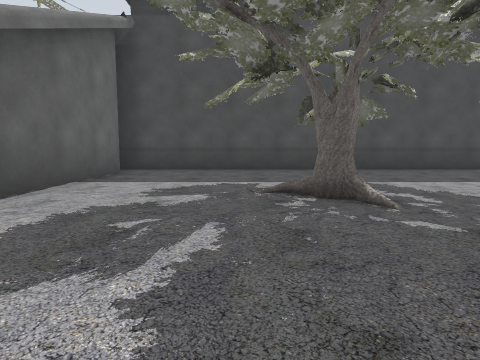
View 1 (above)

12 first-person views from a walk through a Gazebo world. The camera is 0.94 m above the floor, tilts 6° down and sees 75° across. The floor is counted in squares, 2 m on a side. Each view is taken from the middle of a square. On the plan, view 1 faces up. The plan holds only what a view shows up to about 9 squares ahead; the rest is blank. The place goes on beyond the plan. Some stock models are drawn as simple stand-ins.

View 2
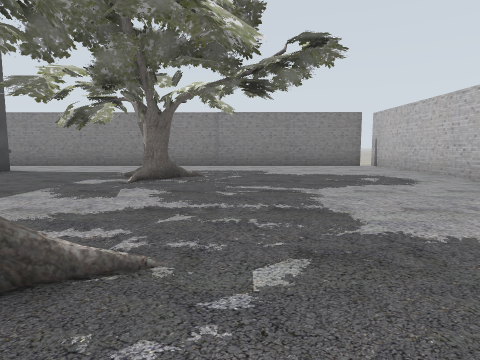

View 3
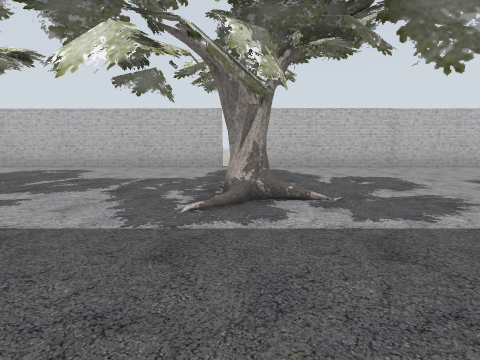

View 4
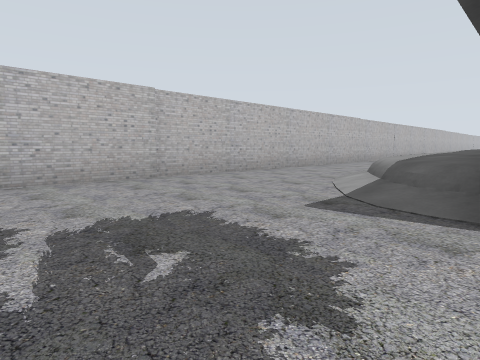

View 5
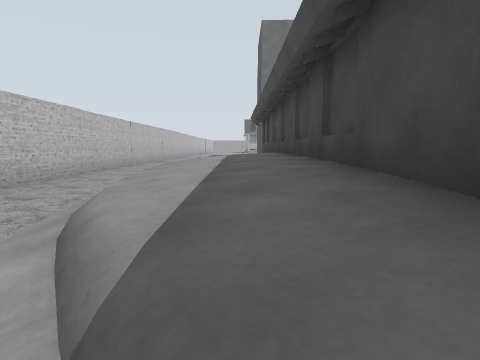

View 6
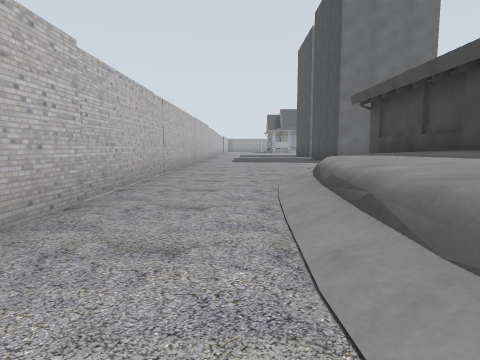

View 7
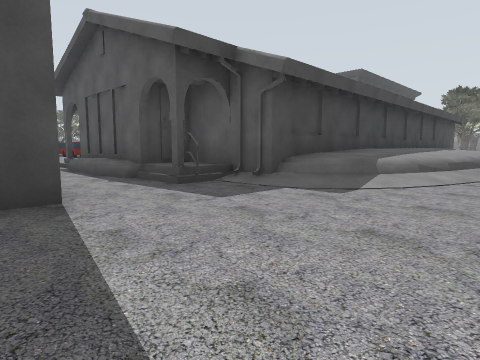

View 8
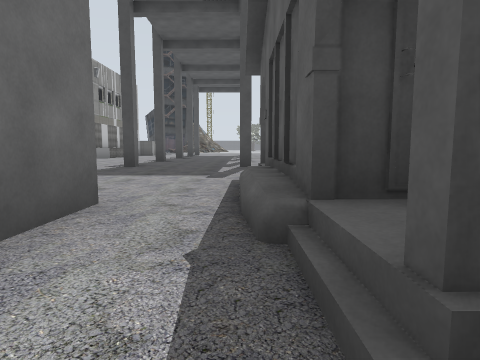

View 9
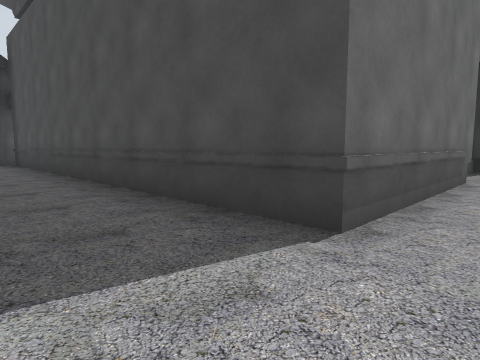

View 10
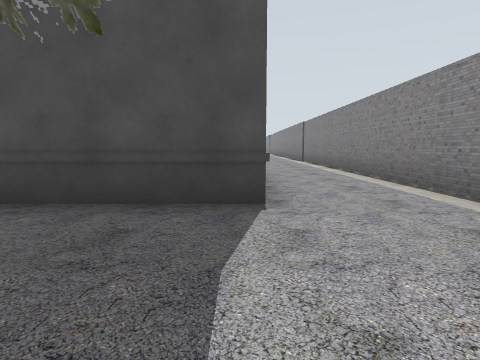

View 11
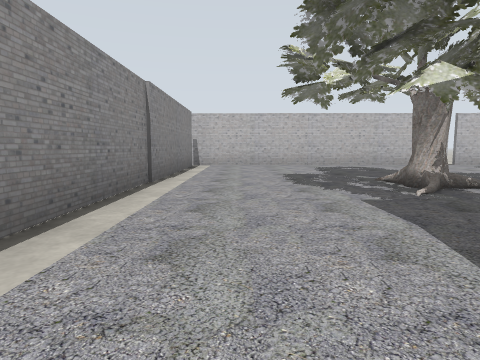

View 12
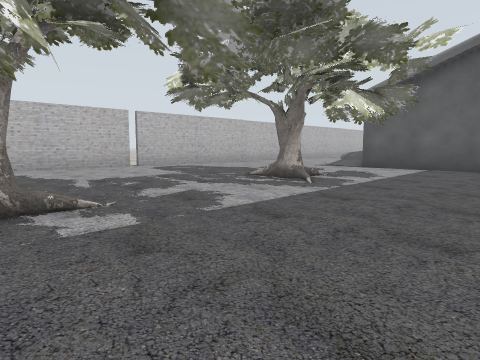

### Floor plan
Key: @ floor where view 1 was taken; # wall or solid block; x gap in a wall; . floor; / step, stairs or slope; = window, fence, low wall or low ledge; S shop; T oak tree; P grey post.
Columns run from 17 left of view 1 to 8 right of it. Each row starts with its distance up from view 1.
 13                         .#
 12 ...                    S.#
 11 P.P                     .#
 10 ...                    S.#
  9 ...                    S.#
  8 ...#                   S.#
  7 ..##           SSSSSSSSS.#
  6 ..#           #..........#
  5 S.##          #.......TT.#
  4 S..##         #...TT..T..#
  3 S...####   ####...T...T..#
  2 ....==#######=/..........#
  1 ...../=======/...........#
  0 .................@.......#
 -1  #.......................#
 -2  #################x#######

Positions as (right, up) in squares from view 1, and headings:
1: (0, 0), facing up
2: (0, 2), facing right
3: (1, 6), facing down
4: (0, 3), facing down-left
5: (-3, 2), facing left
6: (-7, 0), facing left
7: (-17, 0), facing up-right
8: (-15, 3), facing up
9: (7, 5), facing up-left
10: (6, 4), facing up
11: (7, 7), facing down
12: (5, 6), facing down-left
